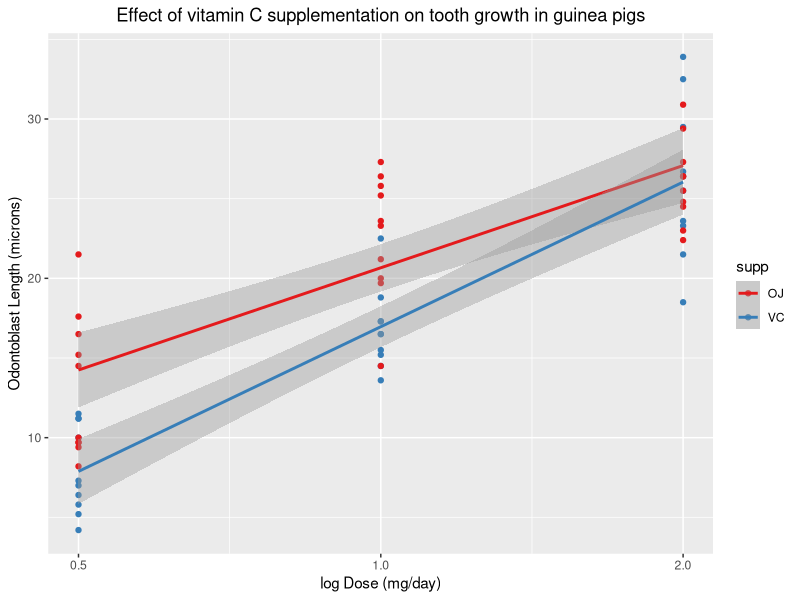

R code for this plot:
## ---- chunk 1
library(ggplot2)
library(dplyr)
data("ToothGrowth")
## ---- chunk 2
ggplot(data = ToothGrowth, mapping = aes(x = dose, y = len, color = supp)) + 
    scale_x_log10() +
    scale_colour_brewer(palette = "Set1") +
    geom_point() + 
    geom_smooth(method = "lm") +
    labs(title = "Effect of vitamin C supplementation on tooth growth in guinea pigs", x = "log Dose (mg/day)", y = "Odontoblast Length (microns)") + 
    theme(plot.title = element_text(hjust = 0.5))
